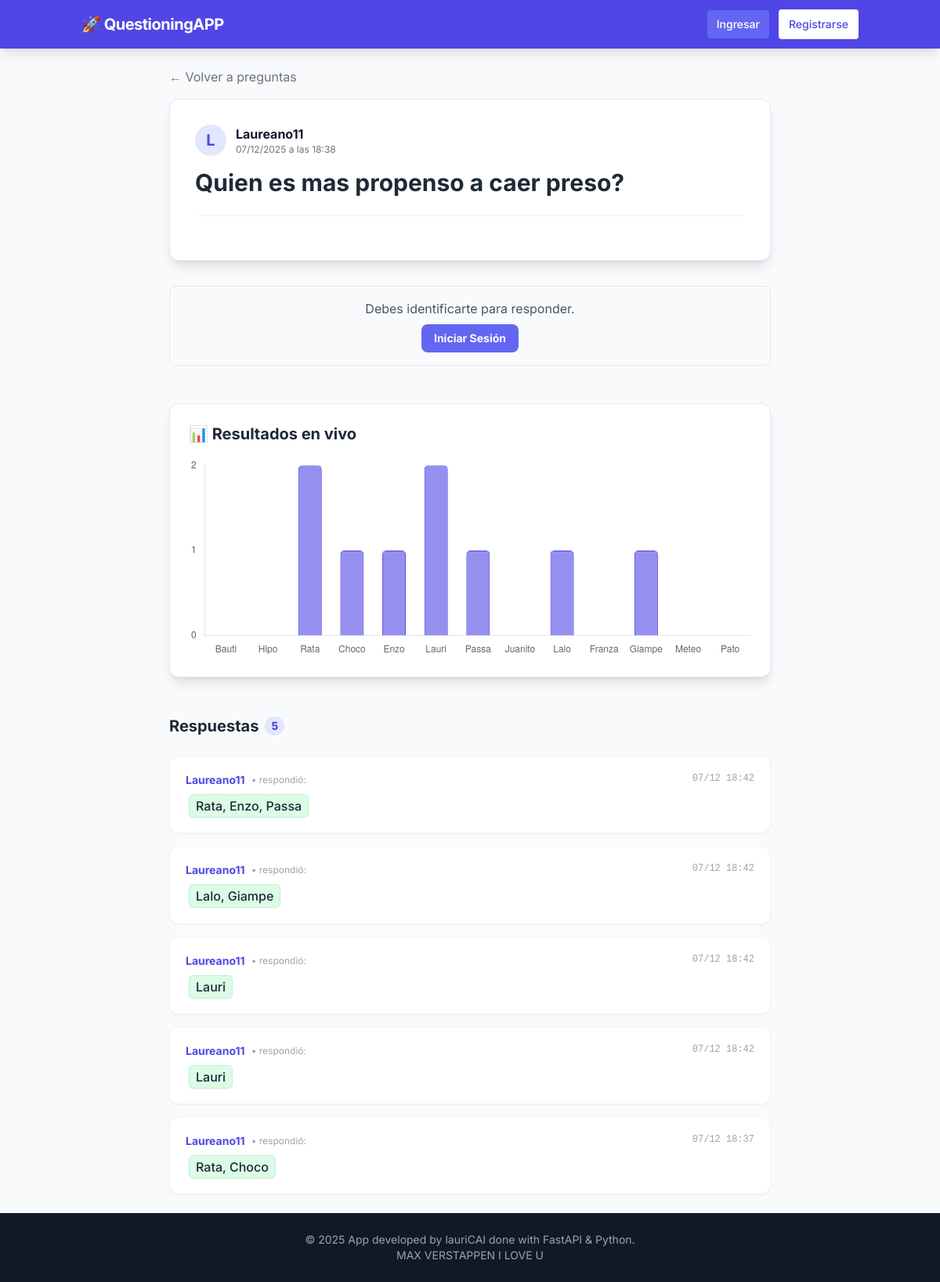
Page /question/2 on the committed database.
### app/models.py (models this page shows)
class Question(SQLModel, table=True):
    id: Optional[int] = Field(default=None, primary_key=True)
    content: str = Field(default=None)
    uploaded_at: datetime = Field(default=datetime.now())
    uploaded_by: str = Field(default="Anonimo 👻")

class Answer(SQLModel, table=True):
    id: Optional[int] = Field(default=None, primary_key=True)
    content: str = Field(index=True)
    uploaded_at: datetime = Field(default=datetime.now())
    question_id: int = Field(default=None, foreign_key="question.id")
    uploaded_by: str= Field(default="Anonimo 👻")

### app/routers/questions.py (the view)
@router.get("/question/{question_id}", response_class=HTMLResponse)
async def question_detail(
        request: Request,
        question_id: int,  # FastAPI extrae este número de la URL
        session: Session = Depends(get_session)
):
    question = session.get(Question, question_id)
    if not question:
        raise HTTPException(status_code=404, detail="Pregunta no encontrada")
    query = select(Answer).where(Answer.question_id == question_id).order_by(Answer.uploaded_at.desc())
    answers = session.exec(query).all()
    opciones = ["Bauti", "Hipo", "Rata", "Choco", "Enzo","Lauri", "Passa", "Juanito", "Lalo", "Franza", "Giampe", "Meteo", "Pato"]
    conteos = {nombre: 0 for nombre in opciones}
    for answer in answers:
        seleccionados = answer.content.split(", ")
        for persona in seleccionados:
            if persona in conteos:
                conteos[persona] += 1
    lista_votos = [conteos[nombre] for nombre in opciones]
    return templates.TemplateResponse("questioninfo.html", {
        "request": request,
        "question": question,
        "answers": answers,
        "opciones": opciones,
        "votos": lista_votos
    })

### app/templates/questioninfo.html (shortened to what this page needs)
{% extends "base.html" %}
{% block content %}
<div class="max-w-3xl mx-auto">
    <a href="/question" class="text-gray-500 hover:text-indigo-600 mb-4 inline-flex items-center gap-1 transition">
        &larr; Volver a preguntas
    </a>
    <div class="bg-white p-8 rounded-xl shadow-lg border border-indigo-100 mb-8">
        <div class="flex items-center gap-3 mb-4">
            <div class="h-10 w-10 rounded-full bg-indigo-100 text-indigo-600 flex items-center justify-center font-bold text-xl">
                {{ question.uploaded_by[0] | upper }}
            </div>
            <div>
                <p class="font-bold text-gray-900">{{ question.uploaded_by }}</p>
                <p class="text-xs text-gray-500">{{ question.uploaded_at.strftime('%d/%m/%Y a las %H:%M') }}</p>
            </div>
        </div>
        <h1 class="text-2xl md:text-3xl font-bold text-gray-800 mb-6 leading-relaxed">
            {{ question.content }}
        </h1>
        <hr class="border-gray-100 my-6">
    </div>
    <div class="mt-8">
        {% if request.session.get("username") %}
   <div class="text-center mb-8 mt-4">
    <button id="toggle-reply"
            class="group relative inline-flex items-center gap-2 px-8 py-3 font-bold text-white transition-all duration-300 bg-gradient-to-r from-indigo-600 to-purple-600 rounded-full shadow-lg shadow-indigo-500/30 hover:shadow-indigo-500/50 hover:-translate-y-1 hover:scale-105 focus:outline-none ring-offset-2 focus:ring-2 ring-indigo-500">
        <span class="text-xl transition-transform group-hover:rotate-12">✍️</span>
        <span class="tracking-wide">Escribir una respuesta</span>
    </button>
</div>
    {% else %}
    <div class="text-center mb-6 p-4 bg-gray-50 rounded-lg border border-gray-200">
        <p class="text-gray-600 mb-2">Debes identificarte para responder.</p>
        <a href="/login" class="inline-block bg-indigo-500 text-white px-4 py-2 rounded-lg hover:bg-indigo-600 transition text-sm font-bold">
            Iniciar Sesión
        </a>
    </div>
{% endif %}
    </div>
{% if answers %}
<div class="mt-12 mb-8">
    <div class="bg-white p-6 rounded-xl shadow-lg border border-indigo-100">
        <h3 class="text-xl font-bold text-gray-800 mb-4 flex items-center gap-2">
            📊 Resultados en vivo
        </h3>
        <div class="relative h-64 w-full">
            <canvas id="myChart"></canvas>
        </div>
    </div>
</div>
{% endif %}
    <div class="mt-12">
    <h3 class="text-xl font-bold text-gray-800 mb-6 flex items-center gap-2">
        Respuestas
        <span class="bg-indigo-100 text-indigo-700 text-sm py-0.5 px-2 rounded-full">{{ answers|length }}</span>
    </h3>
    <div class="space-y-4">
        {% for answer in answers %}
        <div class="bg-white p-5 rounded-xl shadow-sm border border-gray-100 hover:border-indigo-100 transition">
            <div class="flex justify-between items-start mb-2">
                <div class="flex items-center gap-2">
                    <span class="font-bold text-indigo-600 text-sm">{{ answer.uploaded_by }}</span>
                    <span class="text-gray-400 text-xs">• respondió:</span>
                </div>
                <span class="text-xs text-gray-400 font-mono">
                    {{ answer.uploaded_at.strftime('%d/%m %H:%M') }}
                </span>
            </div>
            <div class="text-gray-800 font-medium text-lg leading-relaxed">
                <span class="bg-green-100 text-gray-800 px-2 py-1 rounded-md text-base mx-1 border border-green-200 shadow-sm">
                    {{ answer.content }}
                </span>
            </div>
        </div>
        {% else %}
        <div class="text-center py-12 bg-gray-50 rounded-xl border border-dashed border-gray-300">
            <div class="text-4xl mb-2">🦗</div>
            <p class="text-gray-500 font-medium">¡Cri cri! Nadie ha respondido todavía.</p>
            <p class="text-sm text-gray-400">Sé el primero en mojarte.</p>
        </div>
        {% endfor %}
    </div>
</div>
</div>
<script>
    // 2. Obtener el contexto del lienzo
    const ctx = document.getElementById('myChart');
    // 3. Crear el gráfico
    // OJO: Usamos 'tojson' para que Jinja convierta la lista Python a Javascript
    new Chart(ctx, {
        type: 'bar', // Tipo de gráfico (barras)
        data: {
            labels: {{ opciones | tojson }}, // Nombres (Eje X)
            datasets: [{
                label: 'Votos',
                data: {{ votos | tojson }},  // Números (Eje Y)
                backgroundColor: 'rgba(79, 70, 229, 0.6)', // Color Indigo (transparente)
                borderColor: 'rgba(79, 70, 229, 1)',       // Borde sólido
                borderWidth: 1,
                borderRadius: 5, // Bordes redondeados en las barras
                barPercentage: 0.7
            }]
        },
        options: {
            responsive: true,
            maintainAspectRatio: false,
            scales: {
                y: {
                    beginAtZero: true,
                    ticks: {
                        stepSize: 1 // Para que no muestre decimales (1.5 votos no existe)
                    },
                    grid: {
                        display: false // Quita las lineas de fondo para que sea más limpio
                    }
                },
                x: {
                    grid: {
                        display: false
                    }
                }
            },
            plugins: {
                legend: {
                    display: false // Ocultamos la leyenda porque es obvia
                }
            }
        }
    });
</script>
{% endblock %}

### app/templates/base.html (style rules this page uses)
body { font-family: 'Inter', sans-serif; }

### rows in the picture
Question: uploaded_by "L", uploaded_by "Laureano11", uploaded_at "07/12/2025 a las 18:38", content "Quien es mas propenso a caer preso?"
Answer: uploaded_by "Laureano11", uploaded_at "07/12 18:42", content "Rata, Enzo, Passa"
Answer: uploaded_by "Laureano11", uploaded_at "07/12 18:42", content "Lalo, Giampe"
Answer: uploaded_by "Laureano11", uploaded_at "07/12 18:42", content "Lauri"
Answer: uploaded_by "Laureano11", uploaded_at "07/12 18:42", content "Lauri"
Answer: uploaded_by "Laureano11", uploaded_at "07/12 18:37", content "Rata, Choco"

### other values in the picture
{{ answers|length }} "5"
chart data {{ votos | tojson }} [0, 0, 2, 1, 1, 2, 1, 0, 1, 0, 1, 0, 0]
